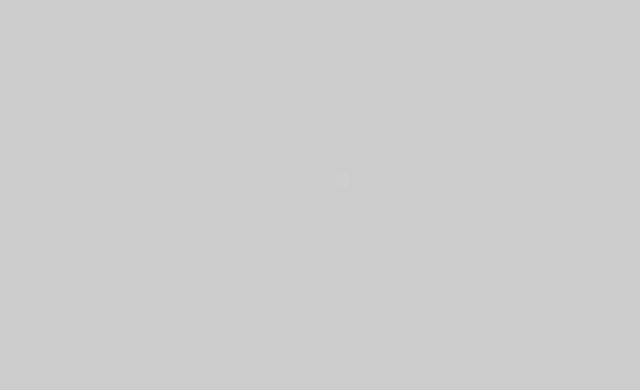
Frame 1 (no input)
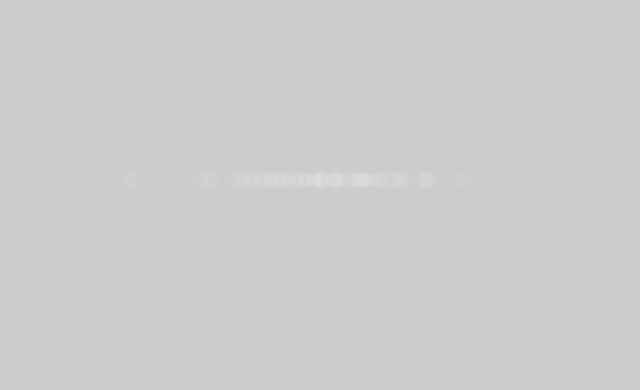
Frame 60 (the mouse pressed at the canvas centre just before this capture)
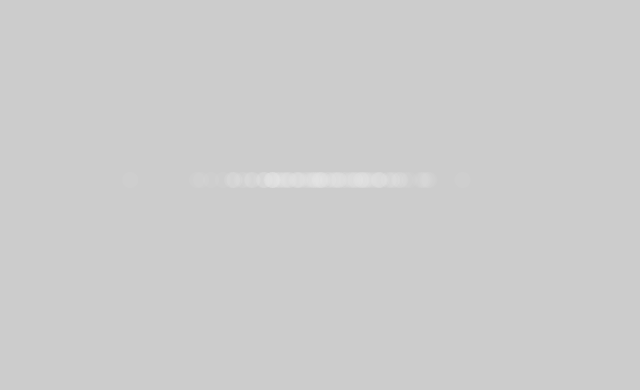
Frame 120 (the mouse held since frame 60 and released just before this capture)

The Processing sketch that drew these frames (run headless with seeded random() and noise(); from frame 60 on, the mouse is pressed at the canvas centre):

// Processing sketch: ex_0_4
// ── ex_0_4.pde
import java.util.Random;
Random generator;

void setup(){
  size(640,390);
  generator = new Random();
}

void draw(){
  float num = (float) generator.nextGaussian();
  float sd = 60;
  float mean = 320;

  float x = sd*num +mean;

  noStroke();

  fill(255,10);

  ellipse(x,180,16,16);
}
